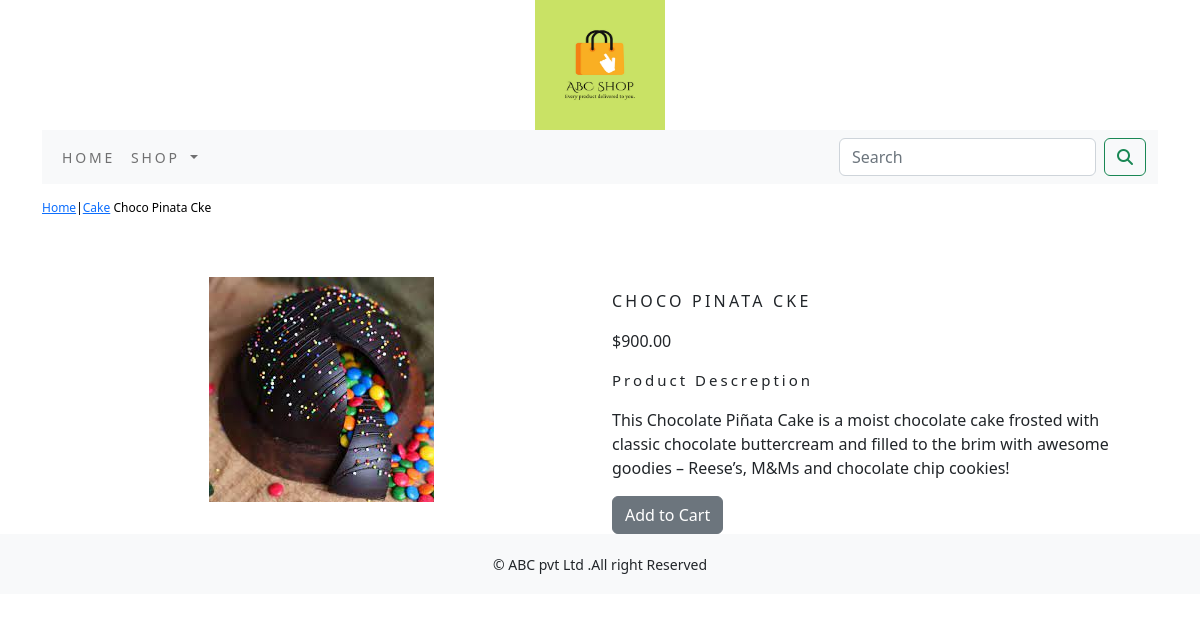
/shop/cake/choco-pinata-cke/, run on the app's committed database.
### shop/models.py (models this page shows, shortened)
class Product(models.Model):
    name=models.CharField(max_length=250,unique=True)
    slug=models.SlugField(max_length=250,unique=True)
    desc=models.TextField(blank=True)
    price=models.DecimalField(max_digits=10,decimal_places=2)
    category=models.ForeignKey(Category,on_delete=models.CASCADE)
    image=models.ImageField(upload_to='product',blank=True)
    stock=models.IntegerField()
    available=models.BooleanField(default=True)
    created=models.DateTimeField(auto_now_add=True)
    updated=models.DateTimeField(auto_now=True)
    class Meta:
        ordering=('name',)
        verbose_name='product'
        verbose_name_plural='products'

class Category(models.Model):
    name=models.CharField(max_length=250,unique=True)
    slug=models.SlugField(max_length=250,unique=True)
    desc=models.TextField(blank=True)
    image=models.ImageField(upload_to='category',blank=True)
    class Meta:
        ordering=('name',)
        verbose_name='category'
        verbose_name_plural='categories'
    def get_url(self):
        return reverse('shop:products_by_category',args=[self.slug])
    def __str__(self):
        return '{}'.format(self.name)

### shop/views.py (the view)
# urls.py: path('<slug:c_slug>/<slug:product_slug>/',views.proDetail,name='prodCatdetail'),
def proDetail(request,c_slug,product_slug):
    try:
        product=Product.objects.get(category__slug=c_slug,slug=product_slug)
    except Exception as e:
        raise e
    return render(request,'product.html',{'product':product})

### cart/context_processors.py (called while the page is built)
def counter(request):
    item_count=0
    if 'admin' in request.path:
       return {}
    else:
        try:
            cart=Cart.objects.filter(cart_id=_cart_id(request))
            cart_items=CartItem.objects.all().filter(cart=cart[:1])
            for cart_item in cart_items:
                item_count += cart_item.quantity
        except Cart.DoesNotExist:
            item_count =0
    return dict(item_count=item_count)

### cart/views.py (called while the page is built)
def _cart_id(request):
    cart=request.session.session_key
    if not cart:
        cart=request.session.create()
    return cart

### shop/context_processors.py (called while the page is built)
def menu_links(request):
    links=Category.objects.all()
    return dict(links=links)

### templates/product.html (shortened to what this page needs)
{% extends 'base.html' %}
{% load static %}
{% block content %}
<div class="row my_prod_row_class">
    <div class="mx_auto">
        <p><a href="{% url 'shop:allProCat' %}" >Home</a>|<a href="{{product.category.get_url}}">{{product.category}}</a>   {{product.name}} </p>
    </div>
</div>
<div class="container">
<br>
<div class="row">
    <div class="col-12 col-sm-12 col-md-12 col-lg-6 text-center">
        <div style="min-width:18rem;">
            <img src="{{product.image.url}}" alt="{{product.name}}">
        </div>
    </div>
        <div class="col-12 col-sm-12 col-md-12 col-lg-6">
            <div>
            <h1 class="my_prod_title">{{product.name}}</h1>
            <p>${{product.price}}</p>
            <p class="my_title">Product Descreption</p>
             <p class="text-justify my_prod_text">{{product.desc}}</p>
            {% if product.stock <= 0 %}
            <p class="text-justify my_prod_text"><b>Out of stock</b></p>
            {% else %}
            <a class="btn btn-secondary"  href="{% url 'cart:add_cart' product.id %}">Add to Cart</a>
            {% endif %}
        </div>
        </div>
    </div>
</div>
{% endblock %}

### static/css/custom.css (style rules this page uses)
body { font-family: 'Lora', serif; }
.my_title { font-size:15px; text_transform:uppercase; letter-spacing:.2em; }
.my_prod_row_class { padding-top:15px; padding-bottom:20px; }
.my_prod_row_class .mx_auto { color:#000; font-size:12px; text-decoration:none; }
.my_prod_title { font-size:16px; text-transform:uppercase; letter-spacing:.2em; padding-top:15px; padding-bottom:10px; }
.my_prod_text { padding-right:20px; }

### data on the page
Product: category "Cake", name "Choco Pinata Cke", image (picture), name "CHOCO PINATA CKE", price "900.00", desc "This Chocolate Piñata Cake is a moist chocolate cake frosted with classic chocolate buttercream and filled to the brim with awesome goodies – Reese’s, M&Ms and chocolate chip cookies!"
